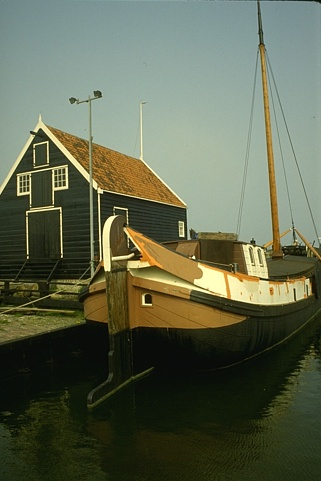
#> input picture concept_test/Boat.jpg, 321 x 481 px
$ python Pythontest.py   (older library calls are emulated)
#> lines starting #> are read from the running program, lines starting #| are printed output that depends on the picture
import cv2
import numpy as np

# Python gradient calculation

# Read image
im = cv2.imread('Boat.jpg')
#> im is the input picture: shape (481, 321, 3); mean B, G, R 79.1, 101.6, 95.2
im.astype('float32')
im =  im / 255.0
# Calculate gradient
gx = cv2.Sobel(im, cv2.CV_64F, 1, 0, ksize=1)
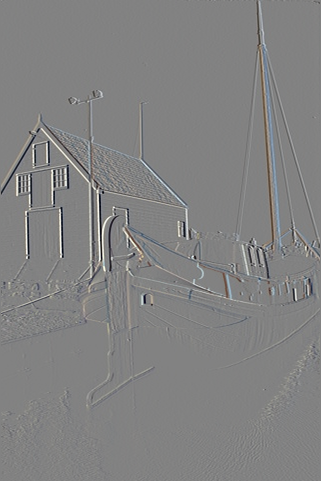
#> gx: shape (481, 321, 3) float64; mean B, G, R 0.000489, 0.000491, 0.00043; drawn with min black and max white
gy = cv2.Sobel(im, cv2.CV_64F, 0, 1, ksize=1)
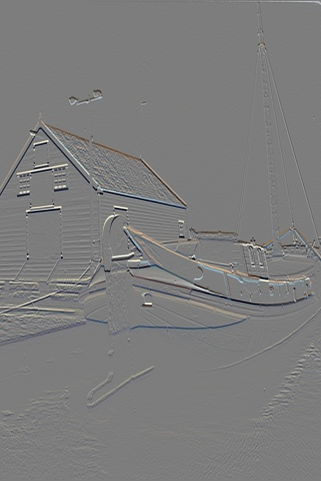
#> gy: shape (481, 321, 3) float64; mean B, G, R -0.00202, -0.00161, -0.00136; drawn with min black and max white
mag, angle = cv2.cartToPolar(gx, gy, angleInDegrees=True)
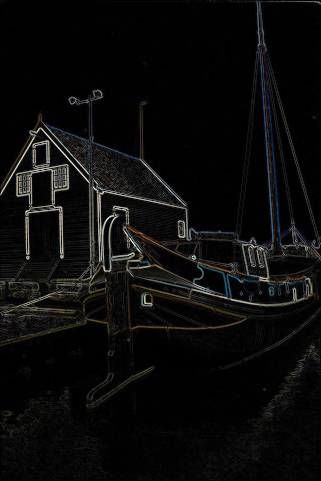
#> mag: shape (481, 321, 3) float64; mean B, G, R 0.0558, 0.0576, 0.0585; drawn with min black and max white
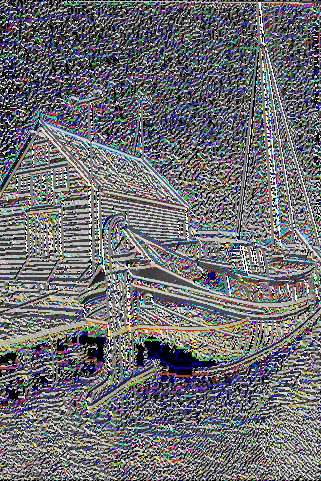
#> angle: shape (481, 321, 3) float64; mean B, G, R 161.4, 155.4, 155.1; drawn with min black and max white
#> (the run stopped early here; a loop or call above may not have finished)
